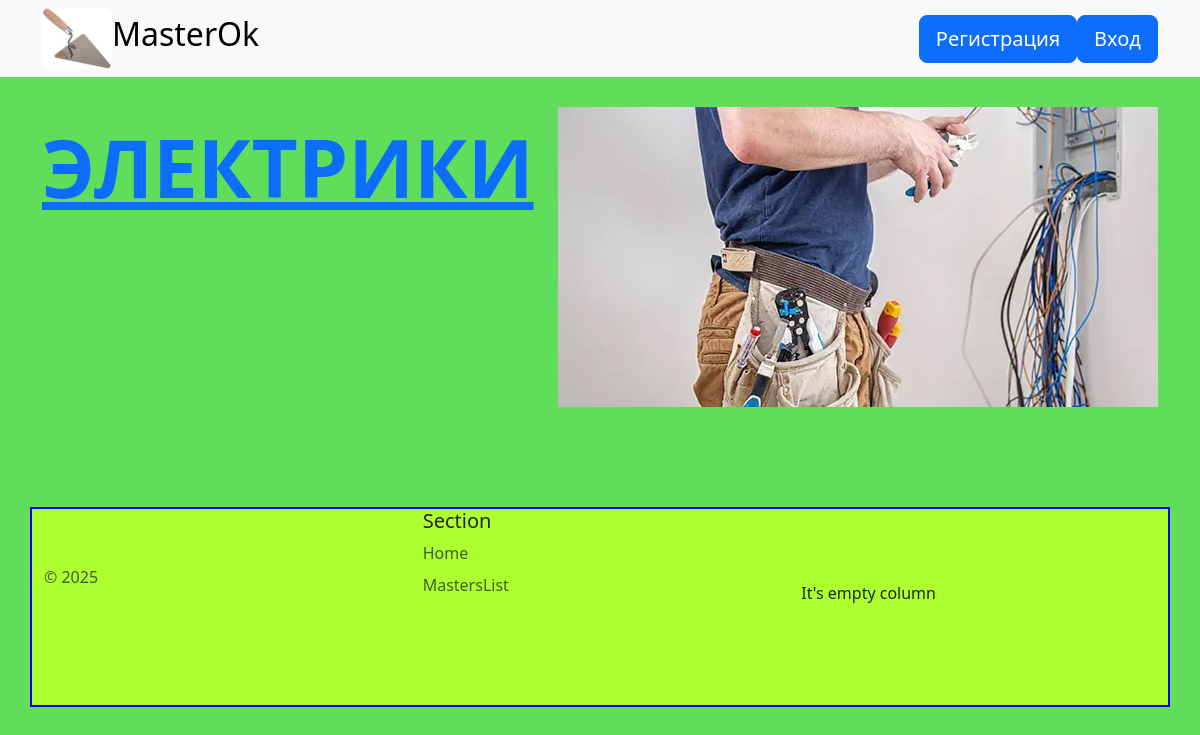
The app's page /mastersList/electrician with its own data.
### blog/models.py (models this page shows, shortened)
class Masters(models.Model):
    slug = models.SlugField('slug', default='MasterName')
    master = models.CharField('Мастер', max_length=100, unique=True)
    img = models.ImageField(
        'Изображение', default='electrician.jpg', upload_to='img')

### blog/views.py (the view)
# urls.py: path('mastersList/<slug>', views.MasterDetailView.as_view(), name='mastersList'),
class MasterDetailView(DetailView):
    model = Masters
    template_name = 'blog/mastersList.html'

### blog/templates/blog/mastersList.html (shortened to what this page needs)
{% extends 'blog/base.html' %}
{% load static %}
{% block content %}
            <div class="master">
                <div><p>{{ object.master }}</p></div>
                <div><img src="{{ object.img.url }}"></div>
            </div>
{% endblock %}

### blog/static/blog/main.css (style rules this page uses)
body { background: #47d842dc; }
.master { display: flex; justify-content: space-between; margin-top: 30px; container: initial; }
.master p { text-transform: uppercase; text-decoration: underline; font-size: 80px; font-weight: 700; color: #0d6efd; }

### records on screen
Masters: master "ЭЛЕКТРИКИ", img (picture)
